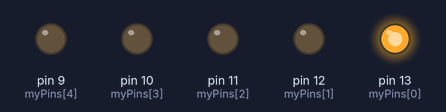
Recording of a sketch running on a simulated Arduino Uno, built with avr-gcc and run on an emulated ATmega328P. On the bench: output pins drawn as LEDs (lit = HIGH).

Above: at 0.2 s.
At 0.7 s:
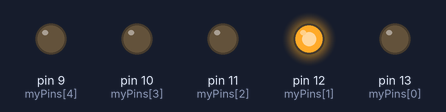
At 1.7 s:
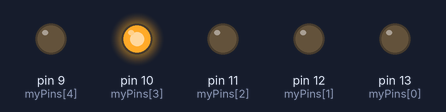
At 3.7 s:
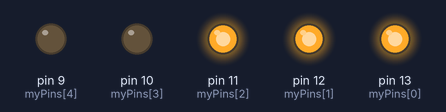
At 7.5 s:
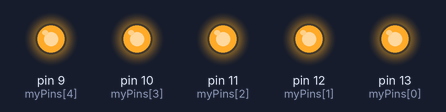
At 11.5 s:
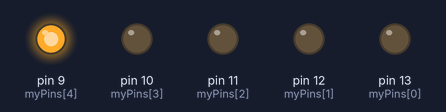
Timing chart, 0 to 12.0 s (numbered marks = the images above):
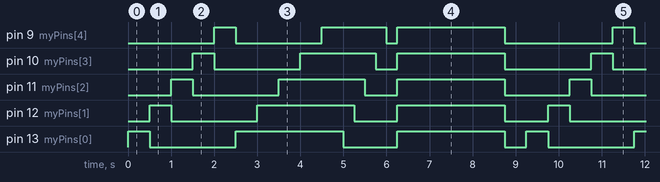

Measured:
- by itself, pin 9 (myPins[4]): repeats every 9.3 s: LOW 2.0 s, HIGH 1.5 s, LOW 0.25 s, HIGH 2.5 s, LOW 2.5 s, HIGH 0.50 s
- by itself, pin 10 (myPins[3]): repeats every 9.3 s: LOW 2.0 s, HIGH 1.8 s, LOW 0.50 s, HIGH 2.5 s, LOW 2.0 s, HIGH 0.50 s
- by itself, pin 11 (myPins[2]): repeats every 9.3 s: LOW 2.0 s, HIGH 2.0 s, LOW 0.75 s, HIGH 2.5 s, LOW 1.5 s, HIGH 0.50 s
- by itself, pin 12 (myPins[1]): repeats every 9.3 s: LOW 2.0 s, HIGH 2.3 s, LOW 1.0 s, HIGH 2.5 s, LOW 1.0 s, HIGH 0.50 s
- by itself, pin 13 (myPins[0]): repeats every 9.3 s: LOW 2.0 s, HIGH 2.5 s, LOW 1.3 s, HIGH 2.5 s, LOW 0.50 s, HIGH 0.50 s

The sketch:

MulitLED.ino
```cpp
/*
  Objective: Standard program that will illuminate a multi-LED display setup
             In the below example we have an LED in sockets 13 through 9.  The
             program will initialize each socket and then perform the set patterns.
  Written by: Joseph Anger
  Created Date: 10/5/2109
*/

int myPins[] = { 13, 12, 11, 10, 9 };

const int LEDCOUNT = sizeof(myPins) / sizeof(int);
const int DELAYSPEED = 500;

void setup() {
  //Initialize each socket in the array
  for(int i = 0; i < LEDCOUNT; i++){
    pinMode(myPins[i], OUTPUT);
  }
}

void loop() {

  //run our patterns
  SingleBulbs();
  FlowPattern();
  AllOn();

  AllOff();
  delay(DELAYSPEED);
}

/* Function that lights up one LED at a time */
void SingleBulbs(){

  AllOff();

  int lastPin = 0;

  //Loop through our bulbs.  Turn off the last one then turn on the current one.
  for(int i = 0; i < LEDCOUNT; i++){

    if(lastPin > 0)
      digitalWrite(lastPin, LOW);

    lastPin = myPins[i];
    digitalWrite(myPins[i], HIGH);
    delay(DELAYSPEED);
  }
}

/* Function that lights up the LEDs on at a time with a faster shut off pattern */
void FlowPattern(){

  AllOff();

  //Turn each bulb on one at a time.
  for(int i = 0; i < LEDCOUNT; i++){
    digitalWrite(myPins[i], HIGH);
    delay(DELAYSPEED);
  }

  //Turn each bulb off one at a time but with increased speed.
  for(int i = 0; i < LEDCOUNT; i++){
    digitalWrite(myPins[i], LOW);
    delay(DELAYSPEED / 2);
  }
}

/* Function that turns all the LEDs on */
void AllOn(){

  AllOff();

  for(int i = 0; i < LEDCOUNT; i++){
    digitalWrite(myPins[i], HIGH);
  }

  delay(DELAYSPEED * LEDCOUNT);
}

/* Function that turns all the LEDs off */
void AllOff(){
  for(int i = 0; i < LEDCOUNT; i++){
    digitalWrite(myPins[i], LOW);
  }
}
```
